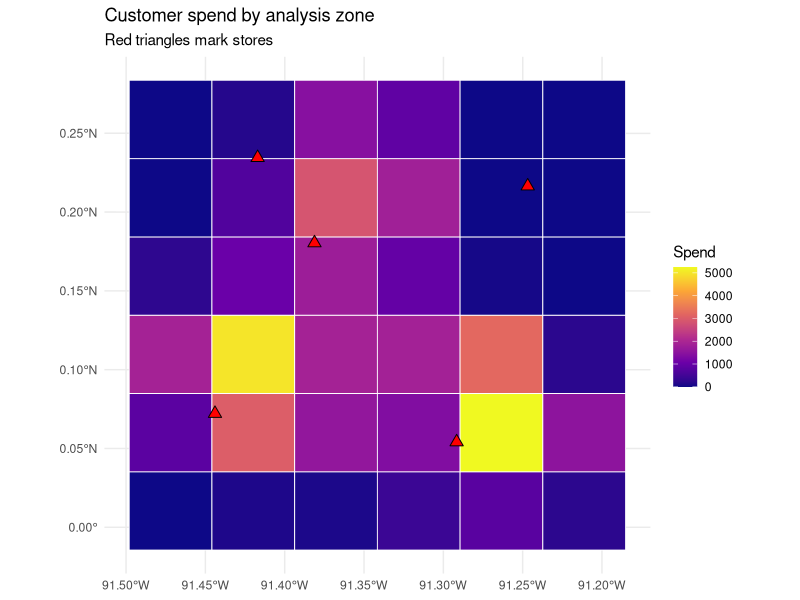

Source code (R):
## ---- chunk 1
library(sf)
library(ggplot2)
library(dplyr)

set.seed(56)

# A synthetic metropolitan market on a projected grid measured in meters.
# We work directly in a planar CRS (a Universal Transverse Mercator zone)
# so that Euclidean distance in the coordinate units IS distance in meters.
utm <- 32616  # EPSG:32616, WGS84 / UTM zone 16N (planar, units = meters)

# Five stores placed across a roughly 30 km x 30 km area (coordinates in meters).
stores <- data.frame(
  store_id = paste0("S", 1:5),
  x = c( 5000, 22000, 12000, 27000,  8000),
  y = c( 8000,  6000, 20000, 24000, 26000),
  sqft = c(18000, 42000, 25000, 12000, 30000)  # store size (attractiveness)
)
stores_sf <- st_as_sf(stores, coords = c("x", "y"), crs = utm)

# 600 customers drawn from three spatial clusters (neighborhoods) plus noise,
# so the point pattern is realistically clumped rather than uniform.
n <- 600
centers <- data.frame(cx = c(8000, 24000, 15000),
                       cy = c(10000, 8000, 23000))
grp <- sample(1:3, n, replace = TRUE, prob = c(0.4, 0.35, 0.25))
cust <- data.frame(
  cust_id = 1:n,
  x = rnorm(n, centers$cx[grp], 3500),
  y = rnorm(n, centers$cy[grp], 3500),
  spend = round(rlnorm(n, log(60), 0.5), 2)  # monthly spend, skewed
)
cust_sf <- st_as_sf(cust, coords = c("x", "y"), crs = utm)

cat("Stores:", nrow(stores_sf), " Customers:", nrow(cust_sf), "\n")
cat("CRS units:", st_crs(utm)$units, "\n")
print(st_bbox(cust_sf))
## ---- chunk 2
# Full customer-by-store distance matrix (meters). st_distance respects the CRS.
D <- st_distance(cust_sf, stores_sf)        # 600 x 5 matrix, units = m
D <- matrix(as.numeric(D), nrow = nrow(cust_sf))  # strip units for arithmetic

# Nearest-store assignment: the index of the minimum distance in each row.
nearest_idx <- apply(D, 1, which.min)
cust_sf$store_id  <- stores_sf$store_id[nearest_idx]
cust_sf$dist_m    <- D[cbind(seq_len(nrow(D)), nearest_idx)]

# Catchment table: customers, total spend, and median travel distance per store.
catchment <- cust_sf |>
  st_drop_geometry() |>
  group_by(store_id) |>
  summarise(customers   = n(),
            total_spend = sum(spend),
            median_dist_km = round(median(dist_m) / 1000, 2),
            .groups = "drop") |>
  arrange(desc(total_spend))

print(catchment)
## ---- chunk 3
lambda <- 1.8                       # distance-decay exponent (calibrated elsewhere)
A <- stores_sf$sqft                 # attractiveness = store size

# Huff numerator A_j * d_ij^(-lambda), guarding against d = 0.
num <- sweep((pmax(D, 1))^(-lambda), 2, A, `*`)  # 600 x 5
P   <- num / rowSums(num)                          # patronage probabilities

# Expected spend each store captures = sum over customers of P_ij * spend_i.
huff_capture <- colSums(P * cust_sf$spend)
huff <- data.frame(store_id = stores_sf$store_id,
                   sqft = stores_sf$sqft,
                   huff_expected_spend = round(huff_capture, 0))

compare <- catchment |>
  select(store_id, nearest_spend = total_spend) |>
  left_join(huff, by = "store_id") |>
  arrange(desc(huff_expected_spend))
print(compare)
## ---- chunk 4
# Build a 6 x 6 grid of square analysis zones covering the market bounding box.
grid <- st_make_grid(cust_sf, n = c(6, 6), what = "polygons")
grid <- st_sf(zone_id = seq_along(grid), geometry = grid)

# Spatial join: assign each customer to the grid cell that contains it,
# then aggregate spend and customer counts to the zone level.
joined <- st_join(cust_sf, grid, join = st_within)
zone_stats <- joined |>
  st_drop_geometry() |>
  group_by(zone_id) |>
  summarise(zone_spend = sum(spend), zone_n = n(), .groups = "drop")

grid <- grid |>
  left_join(zone_stats, by = "zone_id") |>
  mutate(zone_spend = ifelse(is.na(zone_spend), 0, zone_spend))

ggplot() +
  geom_sf(data = grid, aes(fill = zone_spend), color = "white", linewidth = 0.3) +
  geom_sf(data = stores_sf, shape = 24, fill = "red", color = "black", size = 3) +
  scale_fill_viridis_c(name = "Spend", option = "C") +
  labs(title = "Customer spend by analysis zone",
       subtitle = "Red triangles mark stores") +
  theme_minimal()
## ---- chunk 5
# Contiguity weights: areas are neighbors if their polygons touch (share an edge
# or corner). st_intersects on polygons returns exactly this adjacency.
touch <- st_intersects(grid, grid)
m <- nrow(grid)
W <- matrix(0, m, m)
for (a in seq_len(m)) {
  nb <- setdiff(touch[[a]], a)      # neighbors of a, excluding itself
  if (length(nb) > 0) W[a, nb] <- 1
}
W <- W / pmax(rowSums(W), 1)        # row-standardize so weights per area sum to 1

x  <- grid$zone_spend
xc <- x - mean(x)
S0 <- sum(W)
moran_I <- (m / S0) * sum(W * outer(xc, xc)) / sum(xc^2)

# Permutation null: reshuffle attribute across areas, recompute I many times.
set.seed(56)
perm <- replicate(999, {
  xp <- sample(xc)
  (m / S0) * sum(W * outer(xp, xp)) / sum(xp^2)
})
p_perm <- (1 + sum(perm >= moran_I)) / (1 + length(perm))

cat("Moran's I          :", round(moran_I, 3), "\n")
cat("Expectation under H0:", round(-1 / (m - 1), 3), "\n")
cat("Permutation p-value :", round(p_perm, 3), "\n")
## ---- chunk 6
set.seed(56)
G  <- 40                                   # number of geographic markets
Tn <- 24                                   # weeks; campaign launches at week 13
true_lift <- 0.08                          # +8% in treated markets, post-launch

market   <- rep(1:G, each = Tn)
week     <- rep(1:Tn, times = G)
treated  <- rep(rbinom(G, 1, 0.5), each = Tn)     # random assignment of markets
post     <- as.integer(week >= 13)
base     <- rep(rlnorm(G, log(1000), 0.4), each = Tn)  # market size heterogeneity

# Baseline sales: market level + common weekly trend + noise.
sales <- base * (1 + 0.01 * week) * exp(rnorm(G * Tn, 0, 0.05))
# Treatment effect: multiplicative lift applied only to treated markets post-launch.
sales <- sales * (1 + true_lift * treated * post)

geo <- data.frame(market, week, treated, post, sales)

# Difference-in-differences on log sales: the interaction is the geo-lift.
fit <- lm(log(sales) ~ treated + post + treated:post, data = geo)
est_lift <- exp(coef(fit)["treated:post"]) - 1

cat("True geo-lift      :", true_lift, "\n")
cat("Estimated geo-lift :", round(est_lift, 4), "\n")
cat("DiD interaction SE :",
    round(summary(fit)$coefficients["treated:post", "Std. Error"], 4), "\n")
## ---- chunk 7
#| label: tbl-geo-weather-speccurve
#| tbl-cap: "Where the weather effect is robust and where it fades: the authors' saved estimates from the Study 1 specification curve (temperature x cold-weather gear, stars per degree F) and the Study 2 curve (precipitation x rain jacket, stars per inch), grouped by our own breakdown. 'CI excludes 0' uses 95% intervals with SEs clustered by product. Overall rows reproduce the published shares exactly."
spec_tab <- data.frame(
  Specifications = c("Study 1: all", "  Raw temperature", "  Minus recent average",
                     "  Minus normal (same dates, other years)", "  1-day window",
                     "  3-day window", "  7-day window", "Study 2 (rain): all"),
  Models = c(20736, 6912, 6912, 6912, 6912, 6912, 6912, 6912),
  `Median estimate` = c(0.0029, 0.0028, 0.0022, 0.0037, 0.0027, 0.0032, 0.0026, -0.2365),
  `% expected sign` = c(95.2, 100.0, 85.6, 100.0, 88.6, 100.0, 96.9, 99.7),
  `% CI excludes 0` = c(72.0, 100.0, 40.6, 75.4, 67.5, 90.0, 58.5, 25.9),
  check.names = FALSE)
knitr::kable(spec_tab, digits = 4)
